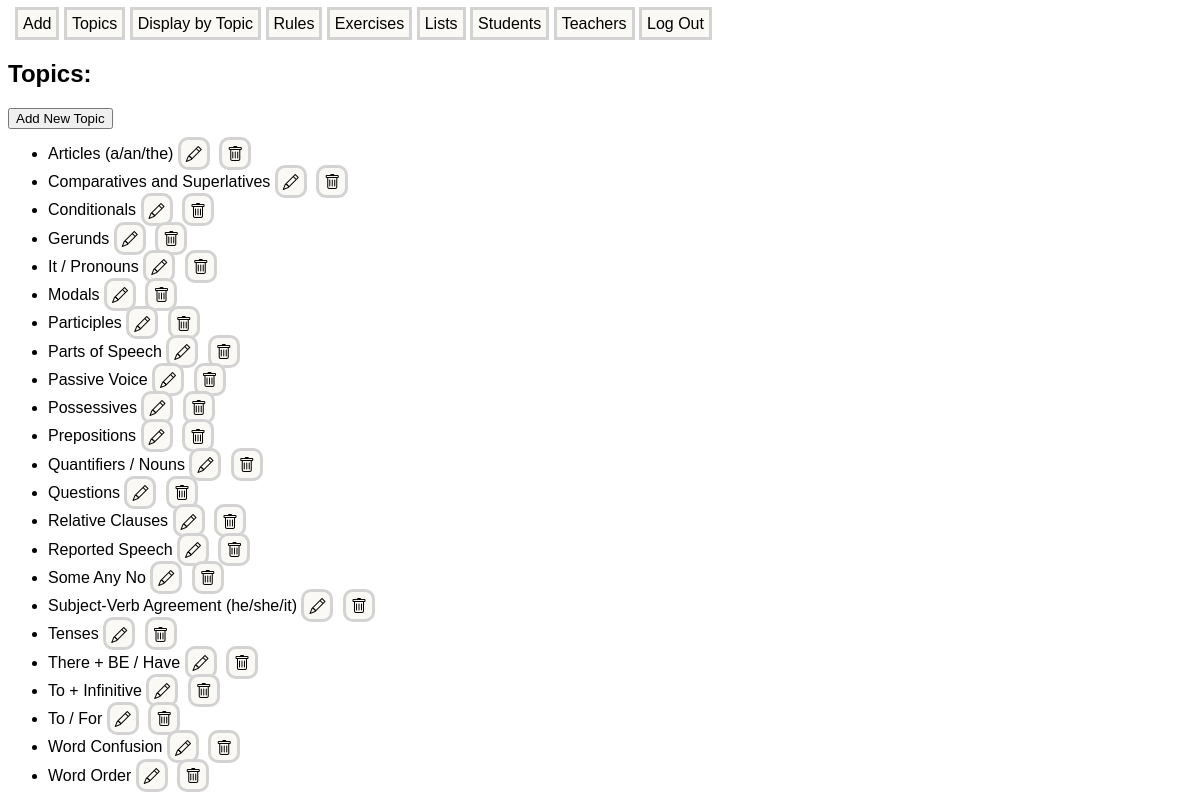
The page /topics on the database as committed earlier.
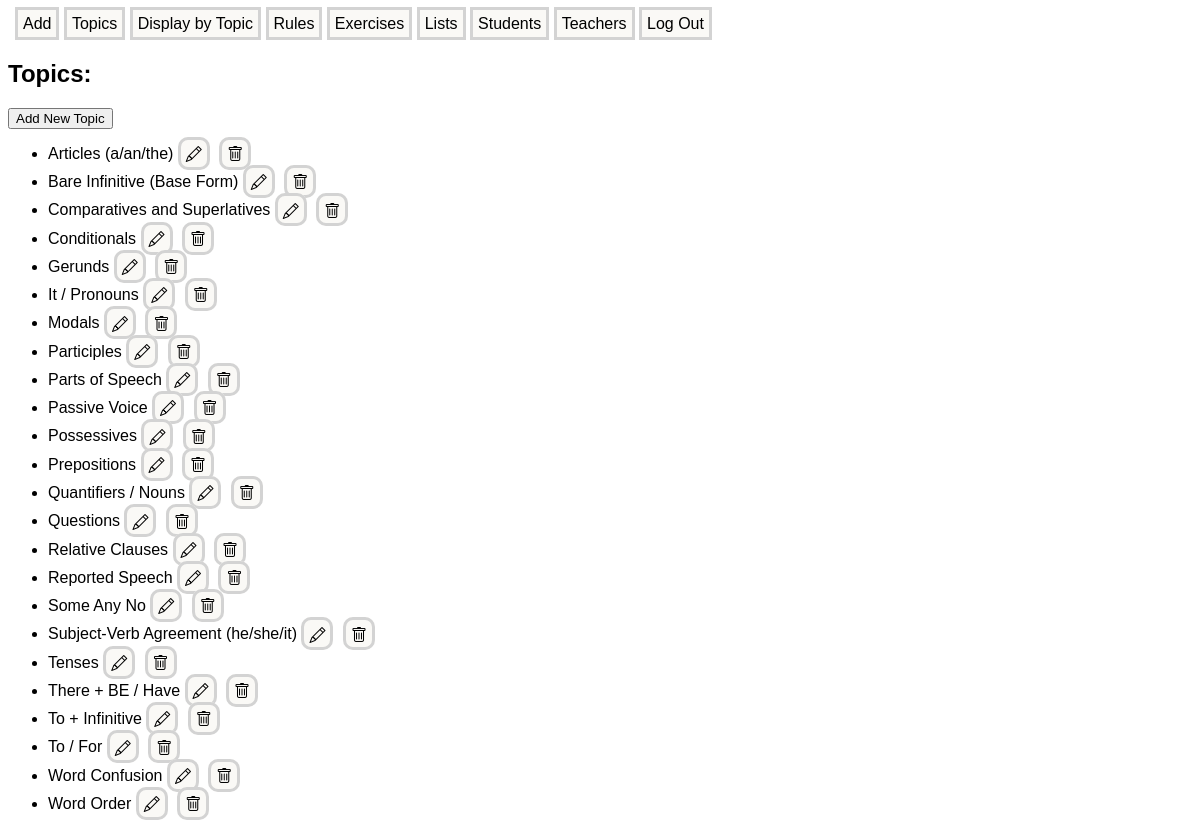
The same page on the database as committed later.
### models.py (models this page shows)
class Topic(db.Model):
    id = db.Column(db.Integer, primary_key = True)
    topic_name = db.Column(db.String(200), index = True, unique = True, nullable = False)
    topic_errors = db.relationship('ErrorTopic', backref = "topic", lazy = 'joined', cascade = 'all, delete-orphan')
    topic_rules = db.relationship('RuleTopic', backref = 'topic', lazy = 'joined', cascade = 'all, delete-orphan')

### app.py (the view)
@app.route('/topics')
def topics():
    topics = Topic.query.order_by(Topic.topic_name).all()
    edit_topic_form = EditTopicForm()
    add_topic_form = EditTopicForm()
    return render_template('topics.html', topics=topics, edit_topic_form=edit_topic_form, add_topic_form=add_topic_form)

### templates/topics.html (shortened to what this page needs)
{% extends "base.html" %}
{% block content %}
<h2>Topics:</h2>
<button onclick="showForm('add-topic-form')">Add New Topic</button>
<ul>
{% for topic in topics %}
    <li class="topic-list-items">
        {{ topic.topic_name }}
        <a class="manage-link edit-icon" href="#" onclick="showForm('form-cell-{{ topic.id }}')"
        title="Edit"></a>
        <a class="manage-link trash-icon" href="{{ url_for('delete_topic', topic_id=topic.id) }}"
        onclick="return confirmTopicDelete();" title="Delete"></a>
    </li>
{% endfor %}
</ul>
{% endblock %}

Rows that differ between the two databases and show on the page:
added Topic: topic_name "Bare Infinitive (Base Form)"
